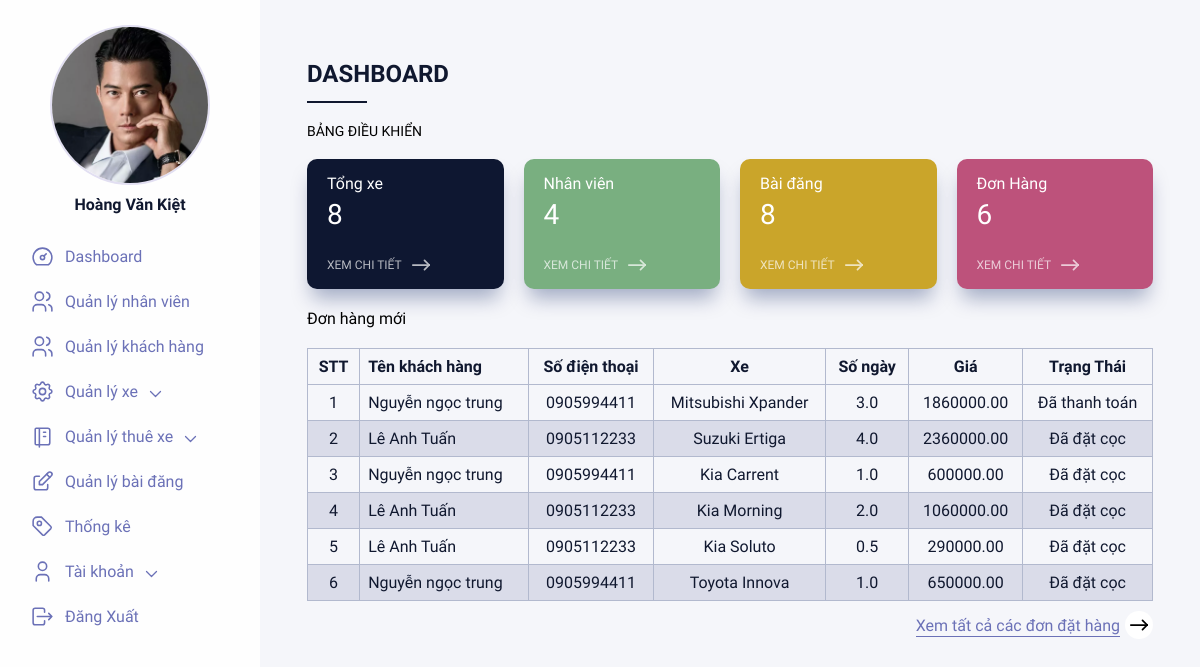
The page /Admin/index.php (signed in) on the database its author committed.
### tables this page shows
CREATE TABLE `orders` (
  `Id` int(11) NOT NULL,
  `CreatedDate` date NOT NULL,
  `StatusOrder` varchar(50) NOT NULL,
  `StatusPayment` varchar(50) NOT NULL,
  `UserId` int(11) NOT NULL,
  `CustomerId` int(11) NOT NULL
);

CREATE TABLE `customers` (
  `Id` int(11) NOT NULL,
  `CustomerName` varchar(100) NOT NULL,
  `CustomerPhone` varchar(10) NOT NULL,
  `IdentityCard` varchar(9) NOT NULL,
  `Address` text NOT NULL,
  `Birthday` date NOT NULL,
  `Notes` text
);

CREATE TABLE `brands` (
  `Id` int(11) NOT NULL,
  `BrandName` varchar(50) NOT NULL,
  `Description` text
);

CREATE TABLE `cars` (
  `Id` int(11) NOT NULL,
  `CarName` varchar(100) NOT NULL,
  `Seat` int(11) NOT NULL,
  `Price` decimal(10,2) NOT NULL,
  `LicenseCar` varchar(30) NOT NULL,
  `CarImage` varchar(255) DEFAULT NULL,
  `YearCar` year(4) NOT NULL,
  `StatusCar` varchar(100) DEFAULT NULL,
  `Description` text,
  `BrandId` int(11) NOT NULL
);

CREATE TABLE `orderdetails` (
  `Id` int(11) NOT NULL,
  `OrderId` int(11) NOT NULL,
  `CarId` int(11) NOT NULL,
  `NumberDay` decimal(10,1) NOT NULL,
  `UnitPrice` decimal(10,2) NOT NULL
);

### Admin/index.php (the view, shortened to what this page needs)
<?php
include('connectDb.php');
$sqlcar = "select * from cars";
$cars = $conn->prepare($sqlcar);
$cars->execute();
$countcar = $cars->rowCount();
$sqlpost = "select * from posts";
$posts = $conn->prepare($sqlpost);
$posts->execute();
$countpost = $posts->rowCount();
$sqlemp = "select * from users where RoleName != 'admin'";
$emps = $conn->prepare($sqlemp);
$emps->execute();
$countemp = $emps->rowCount();
$sqlord = "select * from orders where StatusOrder != 'Hoàn thành'";
$ords = $conn->prepare($sqlord);
$ords->execute();
$countord = $ords->rowCount();
$sql = "SELECT o.Id as OrderId, b.BrandName, od.NumberDay, od.UnitPrice, ca.CarName, o.CustomerId, o.UserId,c.CustomerPhone ,c.CustomerName, o.CreatedDate, o.StatusOrder, o.StatusPayment, u.UserName, u.FullName
FROM orders o
join customers c on o.CustomerId = c.Id
join orderdetails od on od.OrderId = o.Id
join cars ca on od.CarId = ca.Id
join brands b on ca.BrandId = b.Id
join users u on o.UserId = u.Id
where o.StatusOrder != 'Hoàn thành'
ORDER by o.Id DESC LIMIT 0, 6";
$allorder = $conn->query($sql)->fetchAll();
?>
<!DOCTYPE html>
<html lang="en">
<head>
    <link rel="stylesheet" href="css/main.css">
</head>
<body>
    <div class="wrapper">
        <div class="container">
            <div class="dashboard">
                <div class="left">
                    <div class="left__content">
                        <?php include('leftmenu.php') ?>
                    </div>
                </div>
                <div class="right">
                    <div class="right__content">
                        <div class="right__title">Dashboard</div>
                        <p class="right__desc">Bảng điều khiển</p>
                        <div class="right__cards">
                            <a class="right__card" href="show_car.php">
                                <div class="right__cardTitle">Tổng xe</div>
                                <div class="right__cardNumber"><?php echo $countcar ?></div>
                                <div class="right__cardDesc">Xem Chi Tiết <img src="assets/arrow-right.svg" alt=""></div>
                            </a>
                            <a class="right__card" href="show_emp.php">
                                <div class="right__cardTitle">Nhân viên</div>
                                <div class="right__cardNumber"><?php echo $countemp ?></div>
                                <div class="right__cardDesc">Xem Chi Tiết <img src="assets/arrow-right.svg" alt=""></div>
                            </a>
                            <a class="right__card" href="show_post.php">
                                <div class="right__cardTitle">Bài đăng</div>
                                <div class="right__cardNumber"><?php echo $countpost ?></div>
                                <div class="right__cardDesc">Xem Chi Tiết <img src="assets/arrow-right.svg" alt=""></div>
                            </a>
                            <a class="right__card" href="show_order.php">
                                <div class="right__cardTitle">Đơn Hàng</div>
                                <div class="right__cardNumber"><?php echo $countord ?></div>
                                <div class="right__cardDesc">Xem Chi Tiết <img src="assets/arrow-right.svg" alt=""></div>
                            </a>
                        </div>
                        <div class="right__table">
                            <p class="right__tableTitle">Đơn hàng mới</p>
                            <div class="right__tableWrapper">
                                <table>
                                    <thead>
                                        <tr>
                                            <th>STT</th>
                                            <th style="text-align: left;">Tên khách hàng</th>
                                            <th>Số điện thoại</th>
                                            <th>Xe</th>
                                            <th>Số ngày</th>
                                            <th>Giá</th>
                                            <th>Trạng Thái</th>
                                        </tr>
                                    </thead>
                                    <tbody>
                                        <?php if (count($allorder) > 0) { $disp = "flex";
                                            for ($i=0; $i < count($allorder); $i++) { ?>
                                            <tr>
                                                <td data-label="STT"><?php echo $i + 1; ?></td>
                                                <td data-label="Tên khách hàng" style="text-align: left;"><?php echo $allorder[$i]['CustomerName']; ?></td>
                                                <td data-label="Số điện thoại"><?php echo $allorder[$i]['CustomerPhone']; ?></td>
                                                <td data-label="Xe"><?php echo $allorder[$i]['BrandName']. ' ' .$allorder[$i]['CarName']; ?></td>
                                                <td data-label="Số ngày"><?php echo $allorder[$i]['NumberDay']; ?></td>
                                                <td data-label="Giá"><?php echo $allorder[$i]['UnitPrice']; ?></td>
                                                <td data-label="Trạng Thái"><?php echo $allorder[$i]['StatusPayment']; ?></td>
                                            </tr>
                                        <?php } } else { $disp = "none"; ?>
                                            <tr><td colspan="7">Chưa có đơn thuê xe nào!</td></tr>
                                        <?php } ?>
                                    </tbody>
                                </table>
                            </div>
                            <a style="display: <?php echo $disp; ?>" href="show_order.php" class="right__tableMore">
                                <p>Xem tất cả các đơn đặt hàng</p> <img src="assets/arrow-right-black.svg" alt="">
                            </a>
                        </div>
                    </div>
                </div>
            </div>
        </div>
    </div>
</body>
</html>

### Admin/css/main.css (style rules this page uses)
* { margin: 0; padding: 0; list-style: none; border: 0; -webkit-tap-highlight-color: transparent; text-decoration: none; color: inherit; box-sizing: border-box; }
body { font-family: "Muli", sans-serif; background-color: #e2dff2; }
.wrapper { display: grid; grid-template-columns: 1fr; justify-content: center; align-items: center; height: 100vh; box-sizing: border-box; }
.wrapper .container { width: 100%; max-width: 1440px; height: 100%; margin: 0 auto; transition: all 0.4s ease; overflow: hidden; }
.dashboard { display: flex; background: #f5f6fa; height: 100%; width: 100%; }
.left { background: #fefefe; width: 100%; max-width: 260px; display: flex; justify-content: flex-start; align-items: center; flex-direction: column; transition: all 0.6s 0.2s ease; z-index: 2; overflow-y: scroll; }
.left__content { width: calc(260px - 40px); padding-top: 25px; padding-bottom: 10px; }
.right { width: 100%; height: 100%; overflow-y: scroll; }
.right__content { padding: 60px 5%; }
.right__title { color: #10182f; font-size: 24px; font-weight: bold; text-transform: uppercase; position: relative; padding-bottom: 15px; margin-bottom: 20px; }
.right__title:before { content: ""; position: absolute; width: 60px; height: 2px; background-color: #10182f; bottom: 0; }
.right__desc { margin-bottom: 20px; text-transform: uppercase; font-size: 14px; }
.right__cards { display: grid; grid-template-columns: repeat(4, 1fr); grid-gap: 20px; margin-bottom: 20px; }
.right__card { background-color: #0e1731; border-radius: 10px; color: white; padding: 15px 20px; box-shadow: 0px 14px 20px -5px rgba(4, 26, 90, 0.340773); transition: all 0.3s ease; }
.right__card:nth-child(2) { background-color: #79af80; }
.right__card:nth-child(3) { background-color: #caa52a; }
.right__card:nth-child(4) { background-color: #bd527b; }
.right__cardTitle { font-size: 16px; margin-bottom: 5px; }
.right__cardNumber { font-size: 28px; margin-bottom: 15px; }
.right__cardDesc { text-transform: uppercase; font-size: 12px; display: flex; align-items: center; opacity: 0.7; transform: translateY(5px); }
.right__cardDesc img { width: 28px; margin-left: 5px; }
.right__tableTitle { margin-bottom: 20px; }
.right table { border-collapse: collapse; width: 100%; margin-bottom: 10px; }
.right table td, .right table th { border: 1px solid #b2b9ce; text-align: left; padding: 8px; color: #10182f; }
.right table tr:nth-child(even) { background-color: #dadce9; }
.right table th { text-align: center; }
.right table td { text-align: center; }
.right__tableMore { display: flex; justify-content: flex-end; align-items: center; color: #6b71b7; }
.right__tableMore p { position: relative; }
.right__tableMore p:before { content: ""; position: absolute; width: 100%; height: 1px; background-color: #6b71b7; bottom: -2px; transition: all 0.4s ease; }
.right__tableMore img { width: 28px; height: 28px; background-color: white; border-radius: 100%; margin-left: 5px; }

### rows shown on the page
orders: CustomerId.CustomerName "Nguyễn ngọc trung", CustomerId.CustomerPhone "0905994411", brands.BrandName "Mitsubishi", cars.CarName "Xpander", orderdetails.NumberDay "3.0", orderdetails.UnitPrice "1860000.00", StatusPayment "Đã thanh toán"
orders: CustomerId.CustomerName "Lê Anh Tuấn", CustomerId.CustomerPhone "0905112233", brands.BrandName "Suzuki", cars.CarName "Ertiga", orderdetails.NumberDay "4.0", orderdetails.UnitPrice "2360000.00", StatusPayment "Đã đặt cọc"
orders: CustomerId.CustomerName "Nguyễn ngọc trung", CustomerId.CustomerPhone "0905994411", brands.BrandName "Kia", cars.CarName "Carrent", orderdetails.NumberDay "1.0", orderdetails.UnitPrice "600000.00", StatusPayment "Đã đặt cọc"
orders: CustomerId.CustomerName "Lê Anh Tuấn", CustomerId.CustomerPhone "0905112233", brands.BrandName "Kia", cars.CarName "Morning", orderdetails.NumberDay "2.0", orderdetails.UnitPrice "1060000.00", StatusPayment "Đã đặt cọc"
orders: CustomerId.CustomerName "Lê Anh Tuấn", CustomerId.CustomerPhone "0905112233", brands.BrandName "Kia", cars.CarName "Soluto", orderdetails.NumberDay "0.5", orderdetails.UnitPrice "290000.00", StatusPayment "Đã đặt cọc"
orders: CustomerId.CustomerName "Nguyễn ngọc trung", CustomerId.CustomerPhone "0905994411", brands.BrandName "Toyota", cars.CarName "Innova", orderdetails.NumberDay "1.0", orderdetails.UnitPrice "650000.00", StatusPayment "Đã đặt cọc"

### other values the page prints
$_SESSION['user']['FullName'] "Hoàng Văn Kiệt"
$countcar "8"
$countemp "4"
$countpost "8"
$countord "6"
